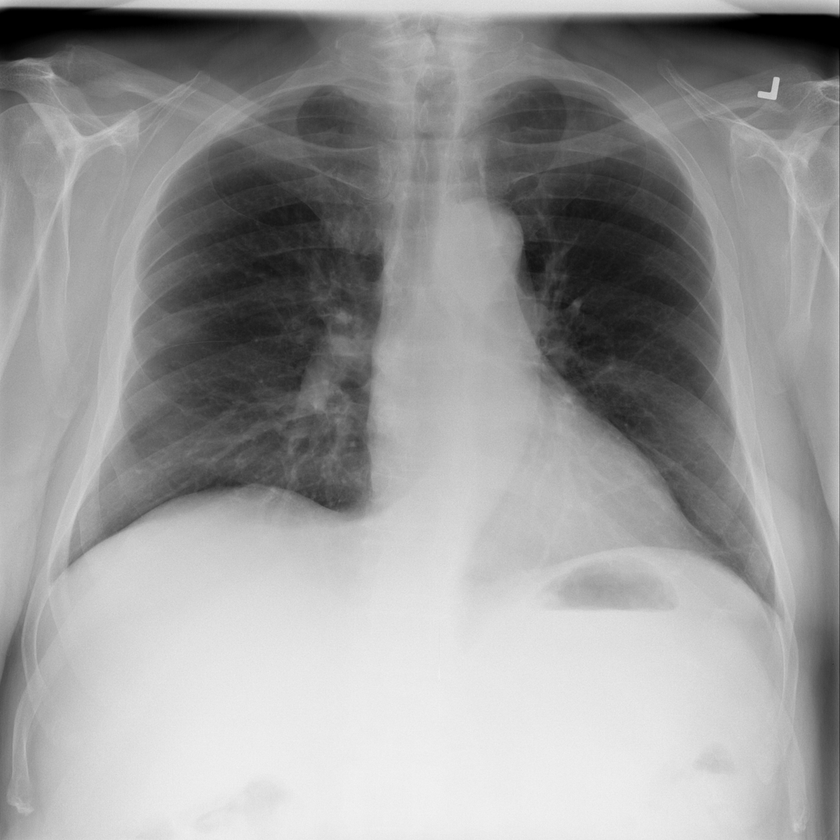
#> input picture datasets/sample_50/images/00026406_000.png, 840 x 840 px, shrunk from 1024 x 1024 before the run, found by its file name
$ python method_comparison.py
#> lines starting #> are read from the running program, lines starting #| are printed output that depends on the picture
#> further down, image is the input picture: shape (840, 840); min 0, max 242, mean 152.7
### algorithms/histogram_equalization.py

import numpy as np


def histogram_equalization(image):
    """
    Thuc hien Histogram Equalization cho anh grayscale 8-bit.

    Args:
        image: Anh grayscale co gia tri pixel tu 0 den 255.

    Returns:
        Anh sau khi can bang histogram.
    """

    # Buoc 1: Kiem tra anh dau vao
    if image is None:
        raise ValueError("Anh dau vao khong hop le")

    if image.ndim != 2:
        raise ValueError("Anh dau vao phai la anh grayscale")

    if image.dtype != np.uint8:
        raise ValueError("Anh phai co kieu du lieu uint8")

    # Buoc 2: Tinh histogram
    histogram = np.bincount(
        image.flatten(),
        minlength=256
    )
#> histogram = 256 values, max 11754 at index 235, min 0 at index 243, mean 2756.2

    # Buoc 3: Tinh CDF
    cdf = np.cumsum(histogram)
#> cdf = 256 values from 4864 to 705600

    # Buoc 4: Tim CDF nho nhat khac 0
    cdf_min = cdf[cdf > 0].min()
#> cdf_min = 4864

    # Buoc 5: Tinh tong so pixel
    total_pixels = image.size

    # Buoc 6: Tinh bang tra cuu muc xam moi
    if total_pixels == cdf_min:
        return image.copy()

    lookup_table = np.round(
        (cdf - cdf_min) /
        (total_pixels - cdf_min) * 255
    )
#> lookup_table = 256 values from 0 to 255

    lookup_table = np.clip(
        lookup_table, 0, 255
    ).astype(np.uint8)

    # Buoc 7: Thay the gia tri pixel
    equalized_image = lookup_table[image]

    return equalized_image

### algorithms/adaptive_histogram_equalization.py

import numpy as np

from algorithms.histogram_equalization import histogram_equalization


def adaptive_histogram_equalization(image, grid_size=(8, 8)):
    """
    Thuc hien Adaptive Histogram Equalization (AHE).

    Args:
        image: Anh grayscale 8-bit.
        grid_size: So block theo (hang, cot).

    Returns:
        Anh sau khi xu ly AHE.
    """
#> called with grid_size = (8, 8)

    # Buoc 1: Kiem tra anh dau vao
    if image is None:
        raise ValueError("Anh dau vao khong hop le")

    if image.ndim != 2:
        raise ValueError("Anh phai la grayscale")

    if image.dtype != np.uint8:
        raise ValueError("Anh phai co kieu du lieu uint8")

    # Buoc 2: Lay kich thuoc anh va luoi block
    height, width = image.shape
#> height = 840; width = 840
    grid_rows, grid_cols = grid_size
#> grid_rows = 8; grid_cols = 8

    if grid_rows <= 0 or grid_cols <= 0:
        raise ValueError("So block phai lon hon 0")

    if grid_rows > height or grid_cols > width:
        raise ValueError("So block vuot qua kich thuoc anh")

    # Buoc 3: Chia anh thanh cac block theo hang
    row_blocks = np.array_split(image, grid_rows, axis=0)
#> row_blocks = 8 items

    # Tao anh ket qua
    result = np.zeros_like(image)

    current_row = 0

    # Buoc 4: Xu ly tung block
    for row_block in row_blocks:

        # Chia moi hang thanh cac block theo cot
        col_blocks = np.array_split(
            row_block,
            grid_cols,
            axis=1
        )

        current_col = 0

        for block in col_blocks:

            # Can bang histogram rieng cho block
            equalized_block = histogram_equalization(block)

            # Lay kich thuoc block
            block_height, block_width = block.shape

            # Ghep block vao anh ket qua
            result[
                current_row:current_row + block_height,
                current_col:current_col + block_width
            ] = equalized_block

            current_col += block_width

        current_row += row_block.shape[0]
#> this loop made 8 passes
#> current_row on passes 1 to 8: 105, 210, 315, 420, 525, 630, 735, 840
#> pass 1, in histogram_equalization (call 3), `equalized_image = lookup_table[image]`:
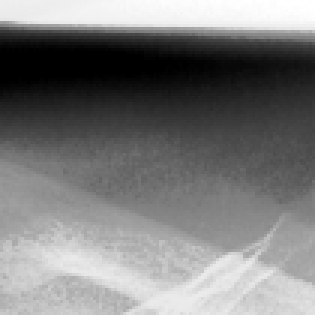
#> equalized_image: shape (105, 105) (shown 3 times larger); min 0, max 255, mean 122.7
#> pass 1, in histogram_equalization (call 4), `equalized_image = lookup_table[image]`:
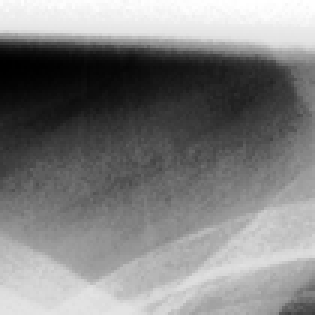
#> equalized_image: shape (105, 105) (shown 3 times larger); min 0, max 255, mean 128.6
#> pass 1, in histogram_equalization (call 5), `equalized_image = lookup_table[image]`:
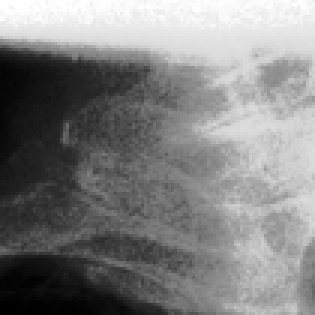
#> equalized_image: shape (105, 105) (shown 3 times larger); min 0, max 255, mean 128.8
#> after the loop:
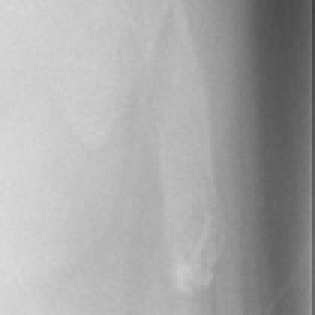
#> block: shape (105, 105) (shown 3 times larger); min 63, max 218, mean 167.4
#> after the loop:
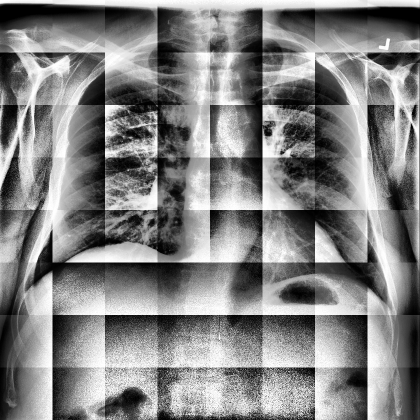
#> result: shape (840, 840) (shown at 1/2 size); min 0, max 255, mean 130.7
#> after the loop, current_row = 840

    return result

### algorithms/clahe.py

import numpy as np


def clip_histogram(histogram, clip_limit):
    """Gioi han histogram va phan phoi lai pixel du."""

    histogram = np.asarray(histogram, dtype=np.int64)

    if histogram.shape != (256,):
        raise ValueError("Histogram phai co 256 phan tu")

    if np.any(histogram < 0):
        raise ValueError("Histogram khong duoc co gia tri am")

    if clip_limit < 1:
        raise ValueError("Clip limit phai >= 1")

    clipped_histogram = np.minimum(histogram, clip_limit)

    excess = np.sum(histogram - clipped_histogram)

    batch = excess // 256
    residual = excess % 256

    clipped_histogram += batch

    if residual > 0:
        step = max(256 // residual, 1)
        indices = np.arange(0, 256, step)[:residual]
        clipped_histogram[indices] += 1

    return clipped_histogram


def create_clahe_lut(histogram):
    """Tao bang tra cuu LUT tu histogram da clipping."""

    cdf = np.cumsum(histogram)
    total_pixels = cdf[-1]

    if total_pixels == 0:
        raise ValueError("Histogram khong co pixel")

    lut = np.round(cdf * 255 / total_pixels)
    lut = np.clip(lut, 0, 255)

    return lut.astype(np.uint8)


def create_tile_luts(image, grid_size=(8, 8), clip_limit=2.0):
    """Tao LUT cho tung tile cua anh."""
#> called with grid_size = (8, 8), clip_limit = 2

    if image is None or image.ndim != 2 or image.dtype != np.uint8:
        raise ValueError("Anh phai la grayscale uint8")

    height, width = image.shape
#> height = 840; width = 840
    grid_rows, grid_cols = grid_size
#> grid_rows = 8; grid_cols = 8

    if grid_rows <= 0 or grid_cols <= 0:
        raise ValueError("So tile phai lon hon 0")

    if grid_rows > height or grid_cols > width:
        raise ValueError("So tile vuot qua kich thuoc anh")

    if clip_limit <= 0:
        raise ValueError("Clip limit phai lon hon 0")

    row_blocks = np.array_split(image, grid_rows, axis=0)
#> row_blocks = 8 items

    lut_grid = np.zeros(
        (grid_rows, grid_cols, 256),
        dtype=np.uint8
    )

    for row_idx, row_block in enumerate(row_blocks):
        col_blocks = np.array_split(row_block, grid_cols, axis=1)

        for col_idx, tile in enumerate(col_blocks):
            histogram = np.bincount(
                tile.flatten(),
                minlength=256
            )

            actual_clip_limit = max(
                1,
                int(clip_limit * tile.size / 256)
            )

            clipped_histogram = clip_histogram(
                histogram,
                actual_clip_limit
            )

            lut_grid[row_idx, col_idx] = create_clahe_lut(
                clipped_histogram
            )
#> this loop made 8 passes

    return lut_grid


def apply_clahe_interpolation(image, lut_grid):
    """Ap dung noi suy bilinear giua cac tile."""

    height, width = image.shape
    grid_rows, grid_cols = lut_grid.shape[:2]

    row_centers = np.array([
        block.mean()
        for block in np.array_split(np.arange(height), grid_rows)
    ])

    col_centers = np.array([
        block.mean()
        for block in np.array_split(np.arange(width), grid_cols)
    ])

    y = np.arange(height)
    x = np.arange(width)

    y1 = np.clip(
        np.searchsorted(row_centers, y) - 1,
        0, grid_rows - 1
    )
    y2 = np.minimum(y1 + 1, grid_rows - 1)

    x1 = np.clip(
        np.searchsorted(col_centers, x) - 1,
        0, grid_cols - 1
    )
    x2 = np.minimum(x1 + 1, grid_cols - 1)

    v = np.zeros(height)
    u = np.zeros(width)

    mask_y = y2 != y1
    mask_x = x2 != x1

    v[mask_y] = (
        (y[mask_y] - row_centers[y1[mask_y]]) /
        (row_centers[y2[mask_y]] - row_centers[y1[mask_y]])
    )

    u[mask_x] = (
        (x[mask_x] - col_centers[x1[mask_x]]) /
        (col_centers[x2[mask_x]] - col_centers[x1[mask_x]])
    )

    v = np.clip(v, 0, 1)[:, None]
    u = np.clip(u, 0, 1)[None, :]

    q11 = lut_grid[y1[:, None], x1[None, :], image]
    q21 = lut_grid[y1[:, None], x2[None, :], image]
    q12 = lut_grid[y2[:, None], x1[None, :], image]
    q22 = lut_grid[y2[:, None], x2[None, :], image]

    result = (
        q11 * (1 - u) * (1 - v) +
        q21 * u * (1 - v) +
        q12 * (1 - u) * v +
        q22 * u * v
    )

    return np.clip(np.round(result), 0, 255).astype(np.uint8)


def clahe(image, grid_size=(8, 8), clip_limit=2.0):
    """Thuat toan CLAHE tu cai dat bang NumPy."""

    if image is None or image.ndim != 2 or image.dtype != np.uint8:
        raise ValueError("Anh phai la grayscale uint8")

    lut_grid = create_tile_luts(
        image,
        grid_size,
        clip_limit
    )

    result = apply_clahe_interpolation(image, lut_grid)

    return result

### algorithms/gamma_correction.py
import numpy as np


def gamma_correction(image, gamma=1.5):
    """
    Thuc hien Gamma Correction cho anh grayscale 8-bit.
    """
#> called with gamma = 1.5

    if image is None:
        raise ValueError("Anh dau vao khong hop le")

    if image.ndim != 2:
        raise ValueError("Anh phai la grayscale")

    if image.dtype != np.uint8:
        raise ValueError("Anh phai co kieu du lieu uint8")

    if gamma <= 0:
        raise ValueError("Gamma phai lon hon 0")

    # Chuan hoa gia tri pixel ve khoang 0-1
    normalized = image / 255.0

    # Ap dung cong thuc Gamma Correction
    corrected = np.power(normalized, gamma)

    # Dua gia tri pixel ve khoang 0-255
    result = np.round(corrected * 255)

    return np.clip(result, 0, 255).astype(np.uint8)

### algorithms/log_transformation.py
import numpy as np


def log_transformation(image, c=255 / np.log(256)):
    """
    Thuc hien Log Transformation cho anh grayscale 8-bit.
    """
#> called with c = 45.99

    if image is None:
        raise ValueError("Anh dau vao khong hop le")

    if image.ndim != 2:
        raise ValueError("Anh phai la grayscale")

    if image.dtype != np.uint8:
        raise ValueError("Anh phai co kieu du lieu uint8")

    if c <= 0:
        raise ValueError("He so c phai lon hon 0")

    # Ap dung cong thuc bien doi logarit
    result = c * np.log1p(image.astype(np.float64))
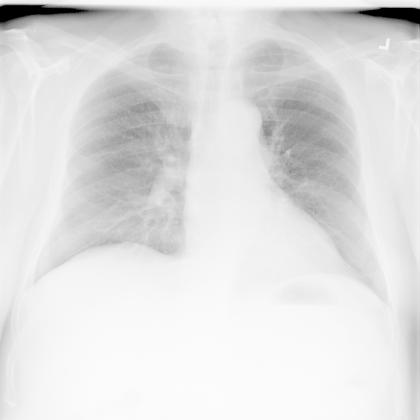
#> result: shape (840, 840) float64 (shown at 1/2 size); min 0, max 252.6, mean 225

    return np.clip(np.round(result), 0, 255).astype(np.uint8)

### experiments/method_comparison.py
import cv2
import numpy as np
import matplotlib.pyplot as plt

from algorithms.histogram_equalization import histogram_equalization
from algorithms.adaptive_histogram_equalization import adaptive_histogram_equalization
from algorithms.clahe import clahe
from algorithms.gamma_correction import gamma_correction
from algorithms.log_transformation import log_transformation


# Doc anh X-quang
image_path = "datasets/sample_50/images/00026406_000.png"

image = cv2.imread(image_path, cv2.IMREAD_GRAYSCALE)

if image is None:
    raise FileNotFoundError("Khong tim thay anh")


# Ap dung cac phuong phap
results = {
    "Original": image,
    "HE": histogram_equalization(image),
    "AHE": adaptive_histogram_equalization(image),
    "CLAHE": clahe(image, grid_size=(8, 8), clip_limit=2),
    "Gamma": gamma_correction(image, gamma=1.5),
    "Log": log_transformation(image)
}


# Hien thi anh va histogram
plt.figure(figsize=(15, 10))

for i, (name, result) in enumerate(results.items()):

    # Hien thi anh
    plt.subplot(6, 2, 2 * i + 1)
    plt.imshow(result, cmap="gray")
    plt.title(name)
    plt.axis("off")

    # Hien thi histogram
    plt.subplot(6, 2, 2 * i + 2)
    plt.hist(result.flatten(), bins=256, range=(0, 256))
    plt.title("Histogram - " + name)
    plt.xlim(0, 255)
#> this loop made 6 passes
#> name on passes 1 to 6: 'Original', 'HE', 'AHE', 'CLAHE', 'Gamma', 'Log'

plt.tight_layout()
plt.show()
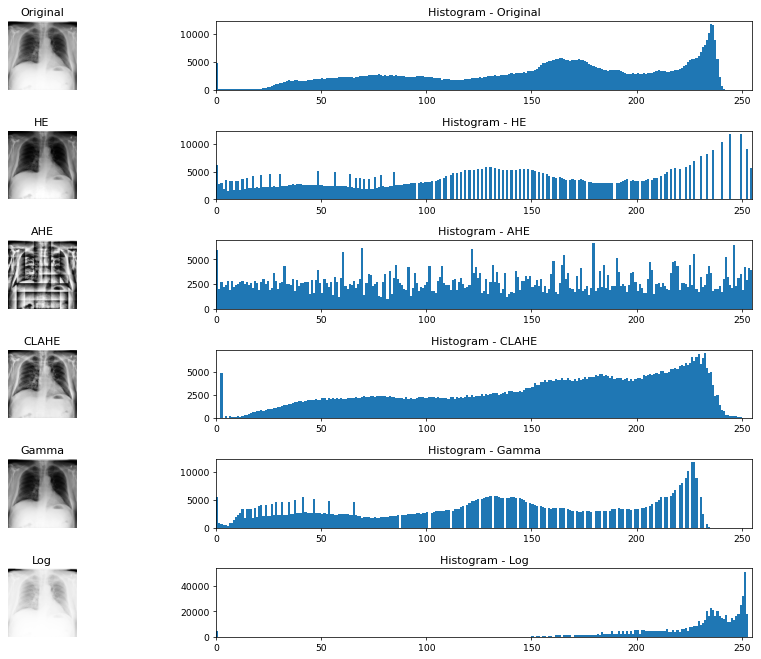
#> figure drawn by matplotlib, 12 panels; panel 2: tallest bar 11754 high, from x = 235 to 236; panel 4: tallest bar 11754 high, from x = 244 to 245; panel 6: tallest bar 6630 high, from x = 179 to 180; panel 8: tallest bar 7011 high, from x = 232 to 233


# Tinh cac chi so
print("\nKET QUA SO SANH")
print("-" * 55)

for name, result in results.items():

    histogram = np.bincount(
        result.flatten(),
        minlength=256
    )

    probabilities = histogram / result.size
    probabilities = probabilities[probabilities > 0]

    entropy = -np.sum(
        probabilities * np.log2(probabilities)
    )

    mean = np.mean(result)
    std = np.std(result)

    print(
        f"{name:10} | "
        f"Mean: {mean:7.2f} | "
        f"Std: {std:7.2f} | "
        f"Entropy: {entropy:.4f}"
    )
#> this loop made 6 passes
#> (name, entropy, mean, std) on passes 1 to 6: ('Original', 7.63, 152.7, 62.21), ('HE', 7.47, 127.4, 74.44), ('AHE', 7.91, 130.7, 74.71), ('CLAHE', 7.71, 152.5, 62.14), ('Gamma', 7.5, 126, 68), ('Log', 6.04, 225, 31.3)
#> (printed output is left out)

$ run again, with datasets/sample_50/images/00000229_000.png copied over datasets/sample_50/images/00026406_000.png
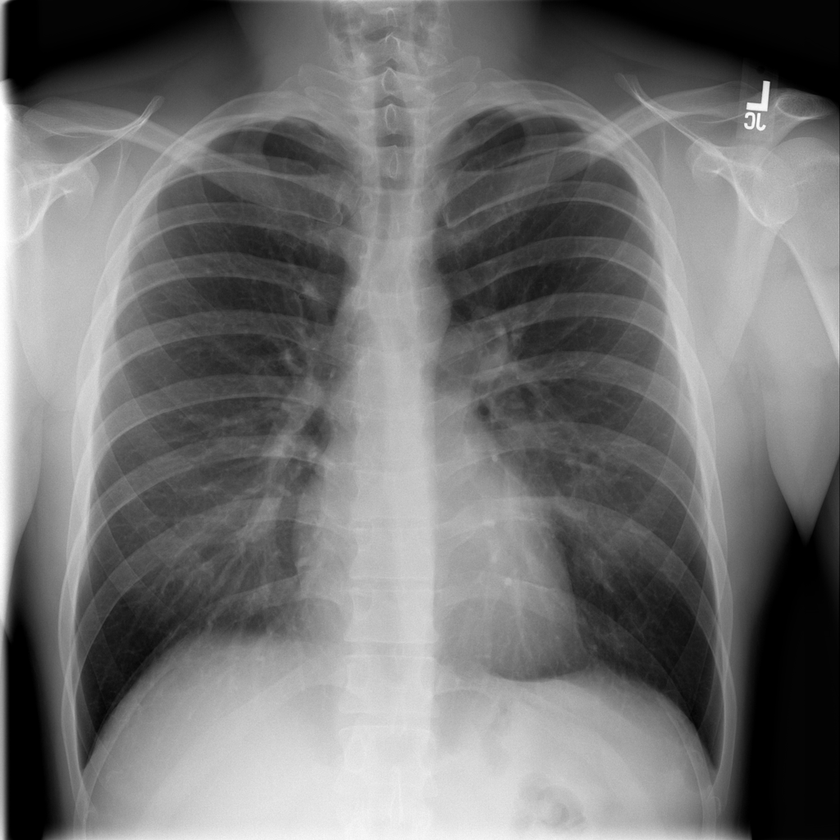
#> input picture datasets/sample_50/images/00000229_000.png, 840 x 840 px, shrunk from 1024 x 1024 before the run, found by its file name
#> image is the input picture: shape (840, 840); min 0, max 255, mean 114.5
#> histogram = 256 values, max 20376 at index 0, min 191 at index 246, mean 2756.2
#> cdf = 256 values from 20376 to 705600
#> cdf_min = 20376
#> lookup_table = 256 values from 0 to 255
#> in adaptive_histogram_equalization, `height, width = image.shape`: height = 840
#> in adaptive_histogram_equalization, `grid_rows, grid_cols = grid_size`: grid_rows = 8
#> in adaptive_histogram_equalization, `row_blocks = np.array_split(image, grid_rows, axis=0)`: row_blocks = 8 items
#> the loop in adaptive_histogram_equalization, `for row_block in row_blocks:` made 8 passes
#> current_row on passes 1 to 8: 105, 210, 315, 420, 525, 630, 735, 840
#> after the loop in adaptive_histogram_equalization, `for row_block in row_blocks:`:
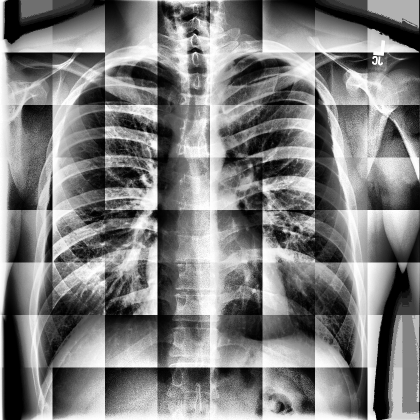
#> result: shape (840, 840) (shown at 1/2 size); min 0, max 255, mean 126.9
#> after the loop in adaptive_histogram_equalization, `for row_block in row_blocks:`: current_row = 840
#> in create_tile_luts, `grid_rows, grid_cols = grid_size`: grid_rows = 8
#> in create_tile_luts, `row_blocks = np.array_split(image, grid_rows, axis=0)`: row_blocks = 8 items
#> the loop in create_tile_luts, `for row_idx, row_block in enumerate(row_blocks):` made 8 passes
#> in log_transformation, `result = c * np.log1p(image.astype(np.float64))`:
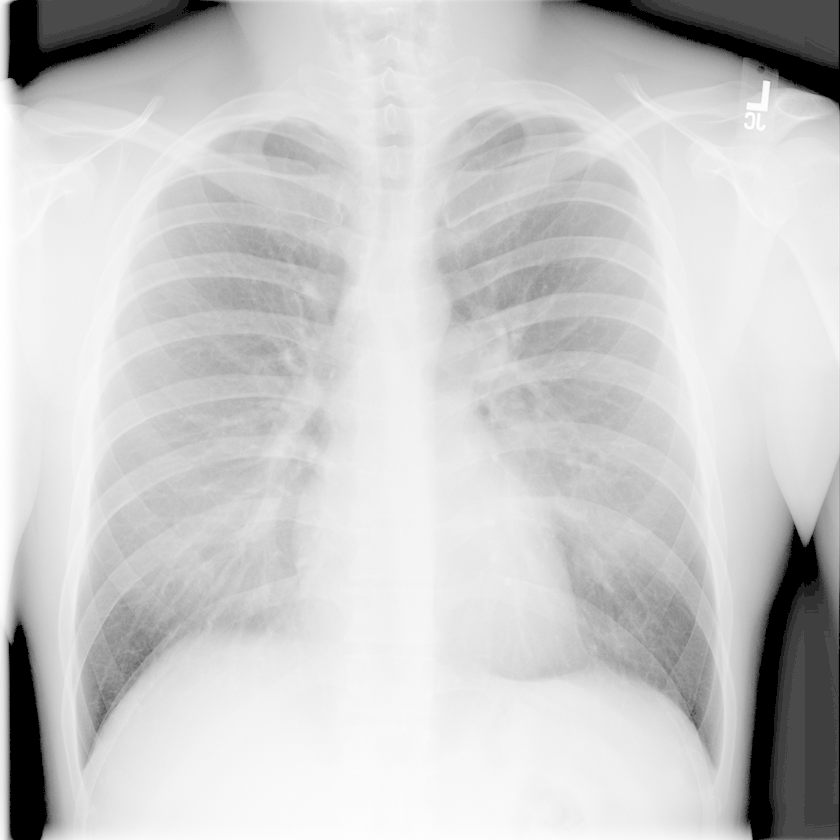
#> result: shape (840, 840) float64; min 0, max 255, mean 202.3
#> the loop `for i, (name, result) in enumerate(results.items()):` made 6 passes
#> name on passes 1 to 6: 'Original', 'HE', 'AHE', 'CLAHE', 'Gamma', 'Log'
#> the loop `for name, result in results.items(): ` made 6 passes
#> (name, entropy, mean, std) on passes 1 to 6: ('Original', 7.72, 114.5, 63.45), ('HE', 7.55, 124.5, 75.55), ('AHE', 7.9, 126.9, 75.48), ('CLAHE', 7.79, 121.4, 62.96), ('Gamma', 7.41, 86.17, 61.93), ('Log', 6.51, 202.3, 54)
#> (printed output is left out)
